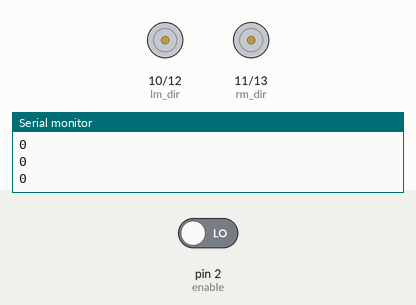
The sketch below on a simulated Arduino Uno, built with avr-gcc and run on an emulated ATmega328P. Shown: direction and speed pins drawn as motors (green arrow = direction pin HIGH = forward, orange = LOW = backward, longer = more drive), the last lines printed to the serial monitor. The test bench sets the inputs (shaded band); at power-on: pin 2 (enable) LOW.

Above: at 1.2 s.
1.3 s: pin 2 (enable) driven HIGH
At 2.6 s:
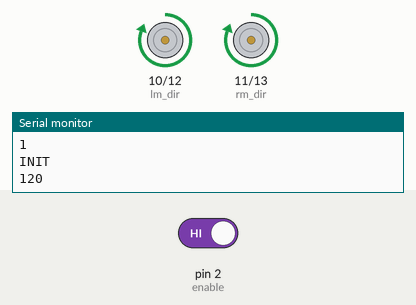
Timing chart, 0 to 4.3 s (numbered marks = the images above; inputs shaded):
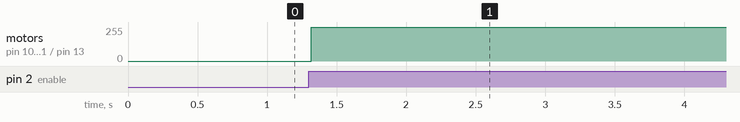

The sketch:

motor_thresh.ino
```cpp
/*
 *  This code is used to evaluate how straight the robot could go.
 */
int enable = 2;

int lm_dir = 10;
int rm_dir = 11;
int lm_pwm = 12;
int rm_pwm = 13;

static int L_FWD = 0;
static int L_BWD = 0;
static int R_FWD = 0;
static int R_BWD = 0;

/* Switch parameters */
int reading;           // the current reading from the input pin
int prev;
long time = 0;
long debounce = 200;   // the debounce time, increase if the output flickers
static int state = 0;

/******* Main function ************/
void setup() {
  pinMode(enable,INPUT);
  pinMode(lm_dir,OUTPUT);
  pinMode(lm_pwm,OUTPUT);
  pinMode(rm_dir,OUTPUT);
  pinMode(rm_pwm,OUTPUT);

  Serial.begin(9600);
  state = 0;
  reading = LOW;
  prev = LOW;
  Serial.begin(9600);
  stopMotor();
}

void loop() {
  if (state == 0) {
    reading = digitalRead(enable);
    Serial.println(reading);
    if (reading == HIGH && prev == LOW && millis() - time > debounce) {
      state = 1;
      Serial.println("INIT");
      time = millis();
    }
    prev = reading;
  }
  else {
    int thresh = 120;
    int dist = 50;
    for(int i=0; i<11; ++i) {
      Serial.println(i+thresh);
      R_FWD = thresh + i - dist;
      R_BWD = thresh + i + dist;
      L_FWD = thresh + i + dist;
      L_BWD = thresh + i - dist;
      goForward();
      delay(4000);
      goBack();
      delay(4000);
    }
  }
}

void turnLeft(void) {
  // right motor forward
  digitalWrite(lm_pwm, HIGH);
  digitalWrite(rm_pwm, HIGH);

  analogWrite(lm_dir, L_BWD);
  analogWrite(rm_dir, R_FWD);
}
void turnRight(void) {
  digitalWrite(lm_pwm, HIGH);
  digitalWrite(rm_pwm, HIGH);

  analogWrite(lm_dir, L_FWD);
  analogWrite(rm_dir, R_BWD);
}

void goForward(void) {
  digitalWrite(lm_pwm, HIGH);
  digitalWrite(rm_pwm, HIGH);

  analogWrite(lm_dir, L_FWD);
  analogWrite(rm_dir, R_FWD);
}
void goBack(void) {
  digitalWrite(lm_pwm, HIGH);
  digitalWrite(rm_pwm, HIGH);

  analogWrite(lm_dir, L_BWD);
  analogWrite(rm_dir, R_BWD);
}
void stopMotor(void) {
  digitalWrite(lm_pwm,LOW);
  digitalWrite(rm_pwm,LOW);
}
```

Measured:
- after the input at 1.3 s, motor on pin 10 (lm_dir) / pin 12 (lm_pwm), motor on pin 11 (rm_dir) / pin 13 (rm_pwm): stopped → forward 255/255 at once
